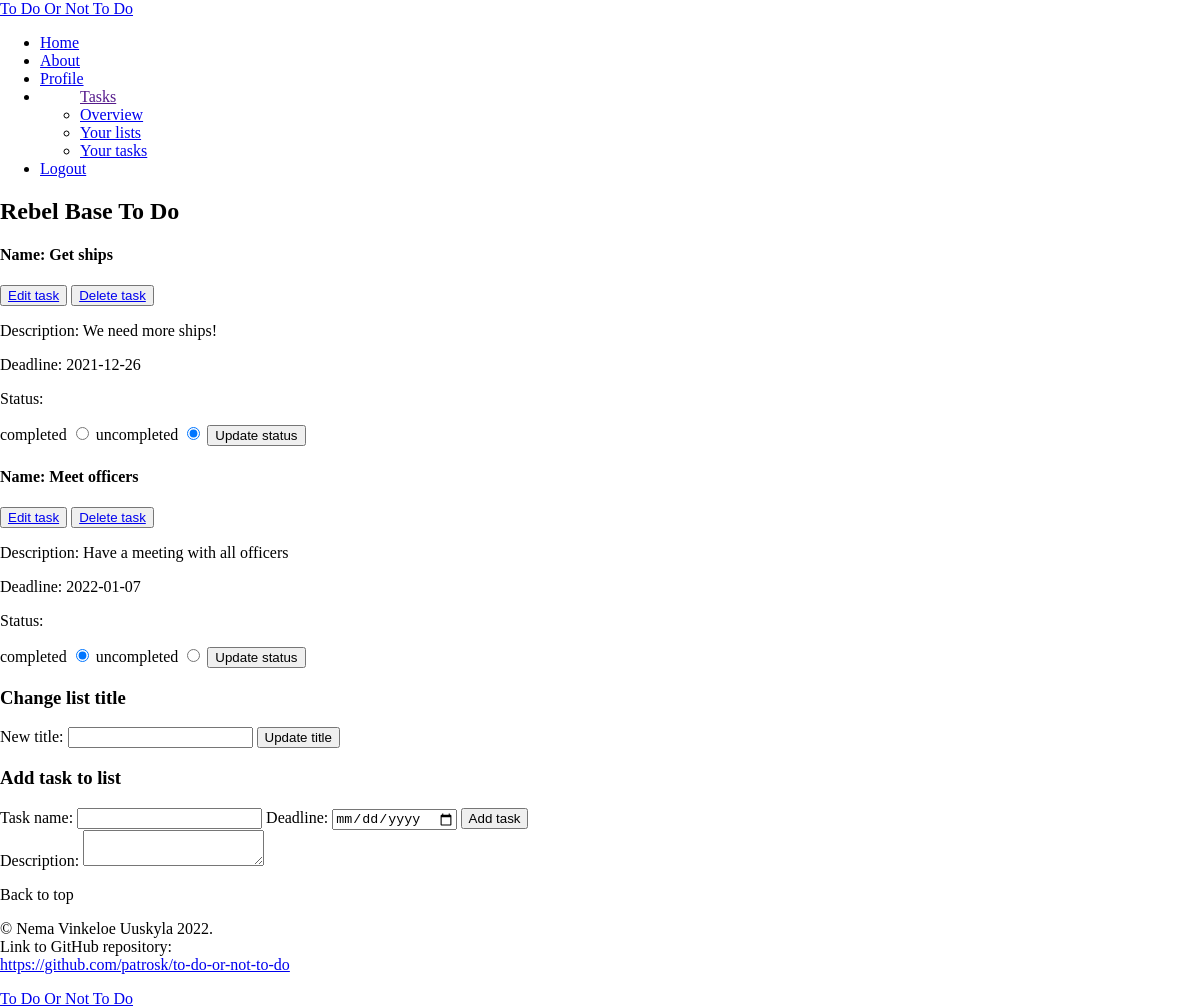
Before: /single_list.php?id=21 (signed in) with the older database file.
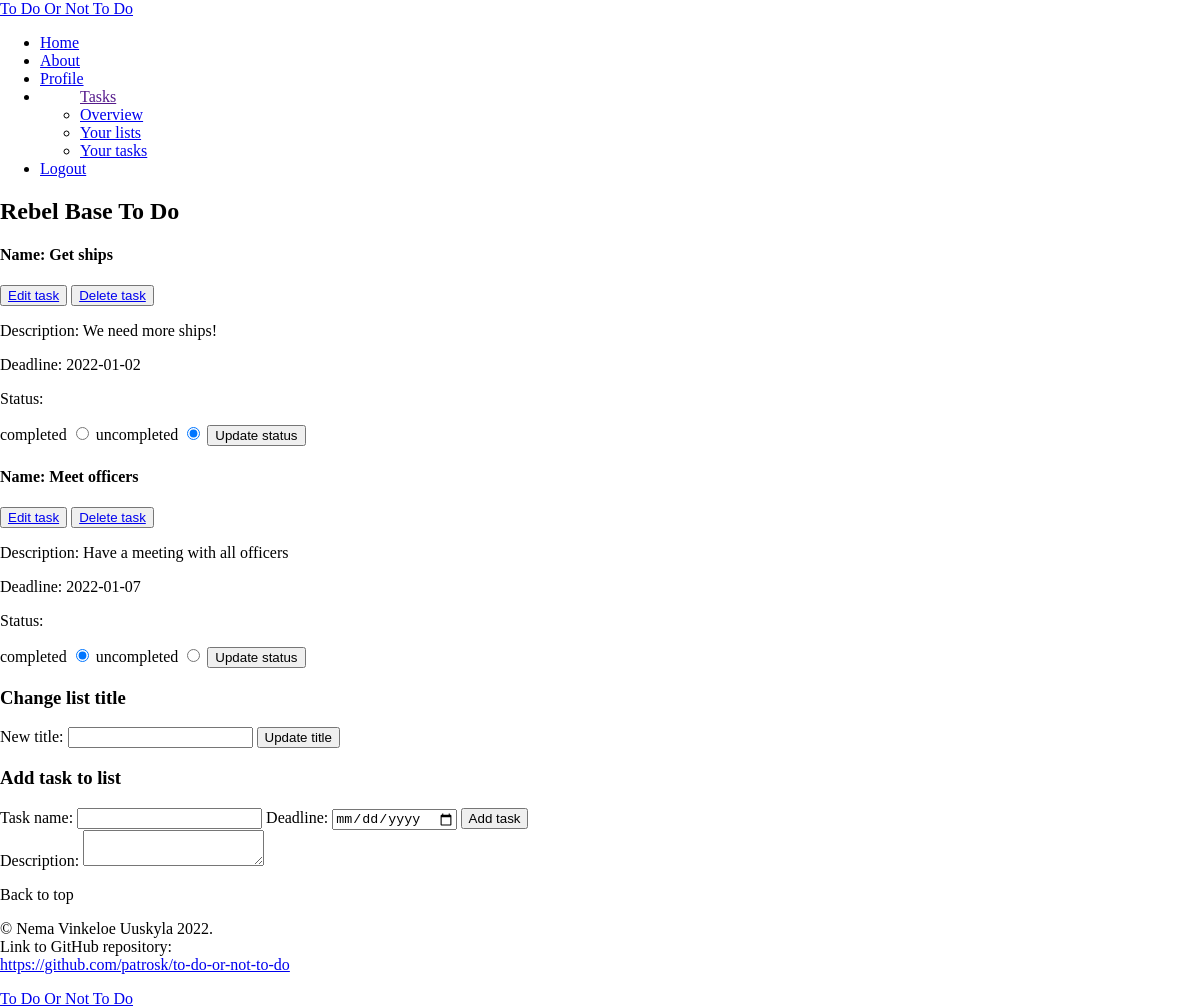
After: the same page with the newer database file.
### tables this page shows
CREATE TABLE lists (
	id INTEGER PRIMARY KEY AUTOINCREMENT,
	title VARCHAR,
	user_id VARCHAR,
	FOREIGN KEY (user_id) REFERENCES users(id)
);

CREATE TABLE tasks (
	id INTEGER PRIMARY KEY AUTOINCREMENT,
	user_id INTEGER,
	list_id INTEGER,
	name VARCHAR,
	description VARCHAR,
	created_at DATETIME,
	deadline_at DATETIME,
	completed_at DATETIME,
	FOREIGN KEY (user_id) REFERENCES users(id), 
	FOREIGN KEY (list_id) REFERENCES lists(id)
);

### app/config.php (called while the page is built, shortened)
<?php
return [
    'title' => 'To Do Or Not To Do',
    'database_path' => sprintf('sqlite:%s/database/database.db', __DIR__),
];

### app/autoload.php (called while the page is built, shortened)
<?php
require __DIR__ . '/config.php';
require __DIR__ . '/functions.php';
$config = require __DIR__ . '/config.php';

### app/functions.php (called while the page is built, shortened)
<?php
function is_logged_in()
{
    if (isset($_SESSION['user'])) {
        $user = $_SESSION['user'];
        return $user;
    }
}
function get_lists(object $database)
{
    $user_id = $_SESSION['user']['id'];
    $statement = $database->prepare("SELECT * FROM lists WHERE user_id = :id");
    $statement->bindParam(':id', $user_id, PDO::PARAM_INT);
    $statement->execute();
    $lists = $statement->fetchAll(PDO::FETCH_ASSOC);
    return $lists;
}
function get_tasks_from_list(object $database, $list_id)
{
    $user_id = $_SESSION['user']['id'];
    $statement = $database->prepare("SELECT * FROM tasks WHERE user_id = :user_id AND list_id = :list_id");
    $statement->bindParam(':user_id', $user_id, PDO::PARAM_INT);
    $statement->bindParam(':list_id', $list_id, PDO::PARAM_INT);
    $statement->execute();
    $tasks = $statement->fetchAll(PDO::FETCH_ASSOC);
    return $tasks;
}
function task_status($task)
{
    if (isset($task['completed_at'])) {
        $status['completed'] = 'checked';
        $status['uncompleted'] = '';
    } else {
        $status['completed'] = '';
        $status['uncompleted'] = 'checked';
    }
    return $status;
}

### single_list.php (the view, shortened to what this page needs)
<?php
require __DIR__ . '/app/autoload.php';
require __DIR__ . '/views/header.php';
require __DIR__ . '/views/navigation.php';
?>
<?php
$id = $_GET['id'];
$lists = get_lists($database);
$tasks = get_tasks_from_list($database, $id);
foreach ($lists as $list) : ?>
    <?php if ($list['id'] == $id) : ?>
        <h2><?= $list['title'] ?></h2>
    <?php endif ?>
<?php endforeach ?>
<?php
foreach ($tasks as $task) : ?>
    <?php $status = task_status($task); ?>
    <h4>Name: <?= $task['name'] ?></h4>
    <button>
        <a href="/edit_task.php?id=<?= $id ?>&task_id=<?= $task['id'] ?>">Edit task</a>
    </button>
    <button>
        <a href="/app/tasks/delete.php?id=<?= $id ?>&task_id=<?= $task['id'] ?>">Delete task</a>
    </button>
    <p>Description: <?= $task['description'] ?></p>
    <p>Deadline: <?= $task['deadline_at'] ?></p>
    <p>Status:</p>
    <form action="/app/tasks/status.php?list_id=<?= $id ?>&task_id=<?= $task['id'] ?>" method="post">
        <label for="completed">completed</label>
        <input name="status" id="completed" value="completed" type="radio" <?= $status['completed'] ?>>
        <label for="uncompleted">uncompleted</label>
        <input name="status" id="uncompleted" value="uncompleted" type="radio" <?= $status['uncompleted'] ?>>
        <button type="submit">Update status</button>
    </form>
<?php endforeach ?>
<h3>Change list title</h3>
<form action="/app/lists/update.php?id=<?= $id ?>" method="post">
    <label for="title">New title: </label>
    <input name="title" id="title" type="text">
    <button type="submit">Update title</button>
</form>
<h3>Add task to list</h3>
<form action="/app/tasks/create.php?id=<?= $id ?>" method="post" id="new_task">
    <label for="name">Task name: </label>
    <input name="name" id="name" type="text">
    <label for="deadline">Deadline: </label>
    <input name="deadline" id="deadline" type="date">
    <button type="submit">Add task</button>
</form>
<label for="description">Description: </label>
<textarea name="description" id="description" form="new_task"></textarea>
<?php require __DIR__ . '/views/footer.php';

### views/header.php (shortened to what this page needs)
<!DOCTYPE html>
<html lang="en">
<head>
    <link rel="stylesheet" href="../assets/styles/style.css">
    <link rel="stylesheet" href="../assets/styles/header.css">
    <link rel="stylesheet" href="../assets/styles/navigation.css">
    <link rel="stylesheet" href="../assets/styles/footer.css">
</head>
<body>

### views/navigation.php (shortened to what this page needs)
<header>
    <nav class="navbar navbar-expand-lg navbar-light bg-light">
        <a class="navbar-brand" href="/index.php"><?= $config['title'] ?></a>
        <ul class="navbar-nav">
            <li class="nav-item">
                <a class="nav-link" href="/index.php">Home</a>
            </li>
            <li class="nav-item">
                <a class="nav-link" href="/about.php">About</a>
            </li>
            <?php if (is_logged_in()) : ?>
                <li class="nav-item">
                    <a class="nav-link" href="../profile.php">Profile</a>
                </li>
                <li>
                    <ul><a href="">Tasks</a>
                        <li class="nav-item">
                            <a class="nav-link" href="/overview.php">Overview</a>
                        </li>
                        <li class="nav-item">
                            <a class="nav-link" href="/lists.php">Your lists</a>
                        </li>
                        <li class="nav-item">
                            <a class="nav-link" href="/tasks.php">Your tasks</a>
                        </li>
                    </ul>
                </li>
                <li class="nav-item">
                    <a class="nav-link" href="/app/users/logout.php">Logout</a>
                </li>
            <?php endif ?>
        </ul>
    </nav>
</header>

### views/footer.php (shortened to what this page needs)
<footer>
    <p>Back to top</p>
    <p>© Nema Vinkeloe Uuskyla 2022.<br>
        Link to GitHub repository:<br>
        <a href="https://github.com/patrosk/to-do-or-not-to-do">https://github.com/patrosk/to-do-or-not-to-do</a>
    </p>
    <a class="navbar-brand" href="/index.php"><?= $config['title'] ?></a>
</footer>
</body>
</html>

### assets/styles/header.css (style rules this page uses)
* { box-sizing: border-box; }
body { margin: 0; }

Changed rows visible on the page:
changed tasks "Get ships": deadline_at "2021-12-26" → "2022-01-02"
